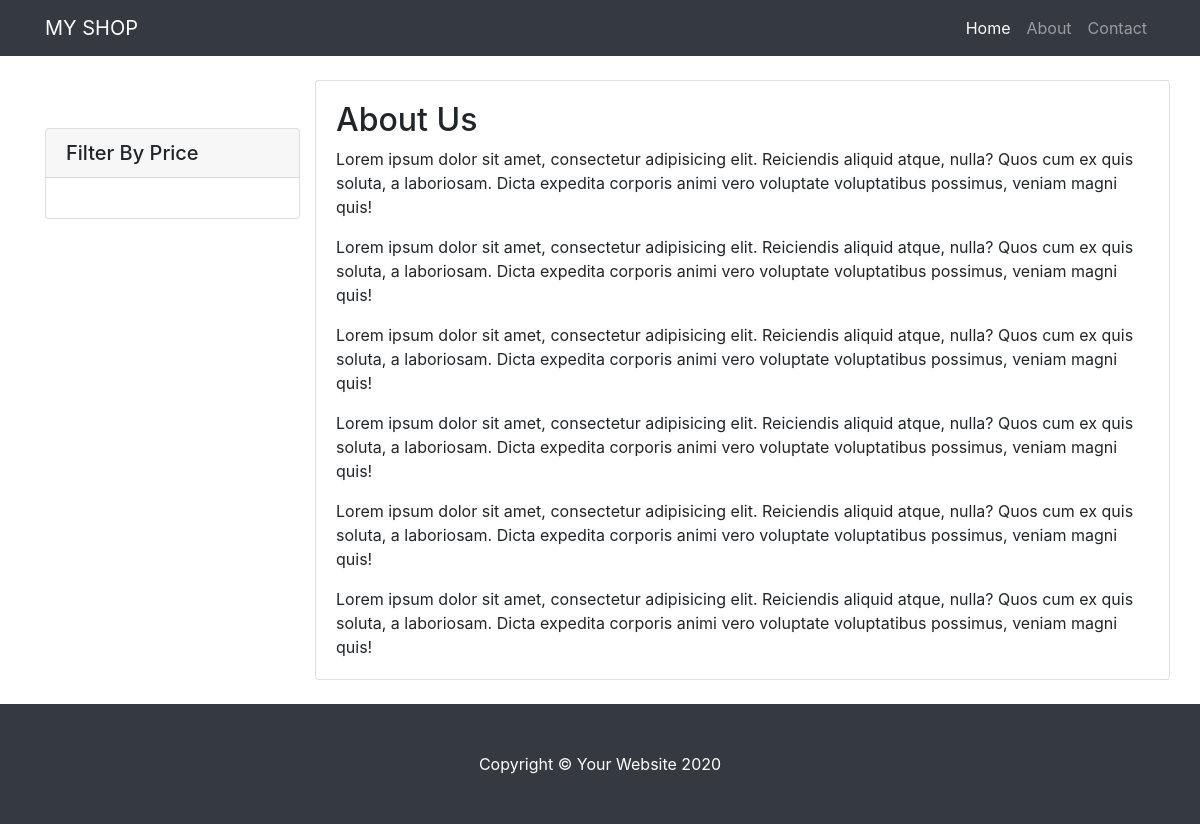
Page /about/ on the earlier database version.
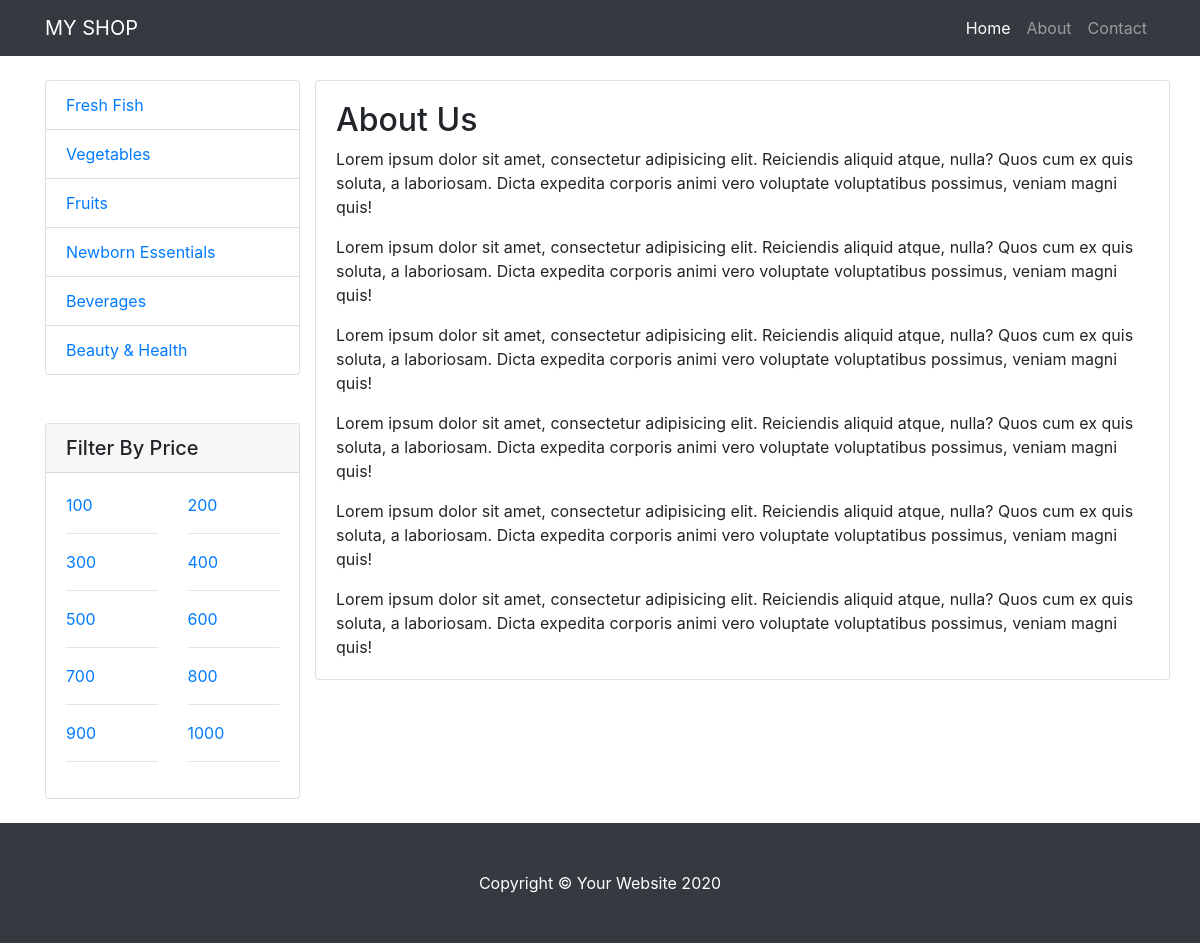
Same page on the later database version.
### shop_app/models.py (models this page shows, shortened)
class Category(models.Model):
    name = models.CharField(max_length=128)
    create_date = models.DateTimeField(auto_now_add=True)

class ProductPriceRange(models.Model):
    price = models.IntegerField(default=0, null=True, blank=True)

### shop_app/views.py (the view)
# urls.py: path('about/', about, name='about'),
def about(requests):
    return render(requests, 'shop_app/about.html')

### shop_app/context_processors.py (called while the page is built)
def sidebar_category(requests):
    categories = Category.objects.all()
    context = {
        'categories': categories
    }
    return context

def sidebar_price_range(requests):
    all_price_range = ProductPriceRange.objects.all()
    context = {
        'price_ranges': all_price_range
    }
    return context

### shop_app/templates/shop_app/about.html (shortened to what this page needs)
{% extends 'shop_app/base.html' %}
{% block content %}
<br>
<div class="card">
    <div class="card-body">
        <h2>About Us</h2>
        <p class="card-text">Lorem ipsum dolor sit amet, consectetur adipisicing elit. Reiciendis aliquid atque, nulla?
            Quos cum ex quis soluta, a laboriosam. Dicta expedita corporis animi vero voluptate voluptatibus possimus,
            veniam magni quis!</p>
        <p class="card-text">Lorem ipsum dolor sit amet, consectetur adipisicing elit. Reiciendis aliquid atque, nulla?
            Quos cum ex quis soluta, a laboriosam. Dicta expedita corporis animi vero voluptate voluptatibus possimus,
            veniam magni quis!</p>
        <p class="card-text">Lorem ipsum dolor sit amet, consectetur adipisicing elit. Reiciendis aliquid atque, nulla?
            Quos cum ex quis soluta, a laboriosam. Dicta expedita corporis animi vero voluptate voluptatibus possimus,
            veniam magni quis!</p>
        <p class="card-text">Lorem ipsum dolor sit amet, consectetur adipisicing elit. Reiciendis aliquid atque, nulla?
            Quos cum ex quis soluta, a laboriosam. Dicta expedita corporis animi vero voluptate voluptatibus possimus,
            veniam magni quis!</p>
        <p class="card-text">Lorem ipsum dolor sit amet, consectetur adipisicing elit. Reiciendis aliquid atque, nulla?
            Quos cum ex quis soluta, a laboriosam. Dicta expedita corporis animi vero voluptate voluptatibus possimus,
            veniam magni quis!</p>
        <p class="card-text">Lorem ipsum dolor sit amet, consectetur adipisicing elit. Reiciendis aliquid atque, nulla?
            Quos cum ex quis soluta, a laboriosam. Dicta expedita corporis animi vero voluptate voluptatibus possimus,
            veniam magni quis!</p>
    </div>
</div>
<br>
{% endblock %}

### shop_app/templates/shop_app/sidebar.html
<br>
<div class="list-group">
  {% for category in categories %}
    <a href="{% url 'category_product' category.name %}" class="list-group-item">{{category.name}}</a>
  {% endfor %}
</div>
<br>
<div class="card my-4">
  <h5 class="card-header">Filter By Price</h5>
  <div class="card-body">
    <div class="row">
      {% for price_range in price_ranges %}
        <div class="col-lg-6">
          <ul class="list-unstyled mb-0">
            <li>
              <a href="{% url 'price_range' price_range.price %}">{{ price_range.price }}</a>
            </li>
            <hr>
          </ul>
        </div>
      {% endfor %}
    </div>
  </div>
</div>

Differences in the rows shown:
added Category: name "Fresh Fish"
added Category: name "Vegetables"
added Category: name "Fruits"
added Category: name "Newborn Essentials"
added Category: name "Beverages"
added Category: name "Beauty & Health"
added ProductPriceRange: price "100"
added ProductPriceRange: price "200"
added ProductPriceRange: price "300"
added ProductPriceRange: price "400"
added ProductPriceRange: price "500"
added ProductPriceRange: price "600"
added ProductPriceRange: price "700"
added ProductPriceRange: price "800"
added ProductPriceRange: price "900"
added ProductPriceRange: price "1000"
